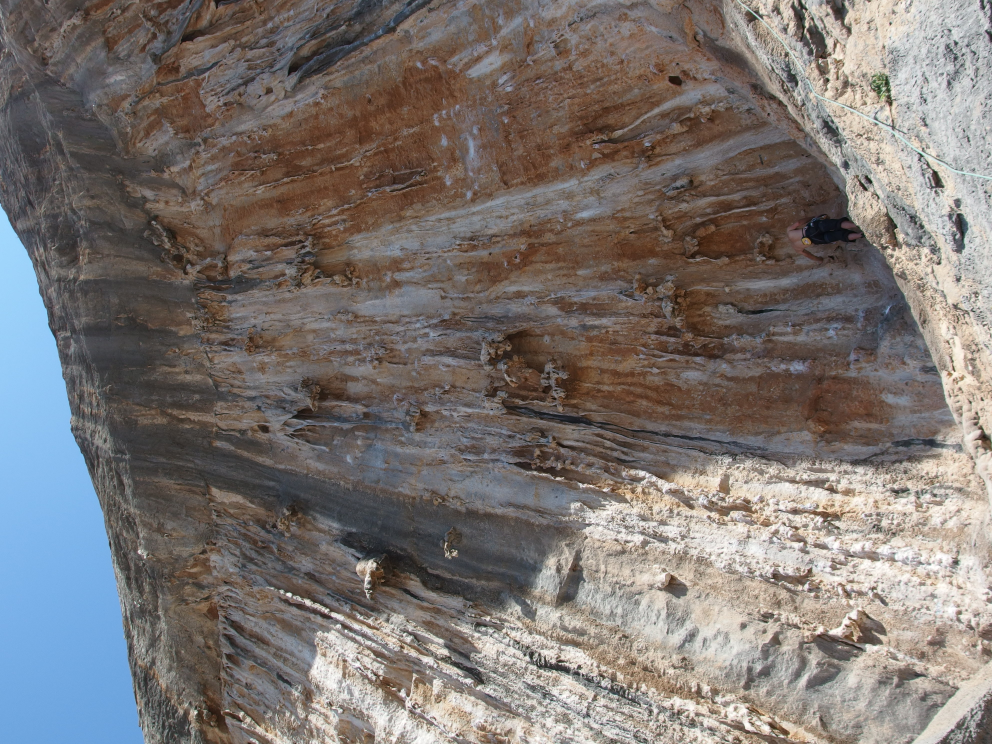
#> input picture misc/kalymnos_ghost-kitchen.JPG, 3968 x 2976 px (shown at 1/4 size)
$ python -i image_tiler.py   (imports and definitions only)   (Python 2 division)   (older library calls are emulated)
#> lines starting #> are read from the running program, lines starting #| are printed output that depends on the picture

def tile_image(src, dst, tile_width=256):
    """
    Tile an image for use in leafletjs
    Files will be save at dst/zoomlvl/x_direction/y_direction.png
    """
#> called with src = '../misc/kalymnos_ghost-kitchen.JPG', dst = 'out.png', tile_width = 256
    try:
        from PIL import Image, ExifTags
        import os
        import numpy as np
        #import ipdb;ipdb.set_trace()

        image = Image.open(src)
#> image is the input picture: PIL image 3968x2976 RGB; mean R, G, B 122.9, 116.6, 113.7

        # If we are dealing with a jpeg we read the exif data to see if it should be
        # rotated
        try:
            for orientation in ExifTags.TAGS.keys():
                if ExifTags.TAGS[orientation] == 'Orientation':
                    break
                exif = dict(image._getexif().items())

            if exif[orientation] == 3:
                image = image.rotate(180, expand=True)
            elif exif[orientation] == 6:
                image = image.rotate(270, expand=True)
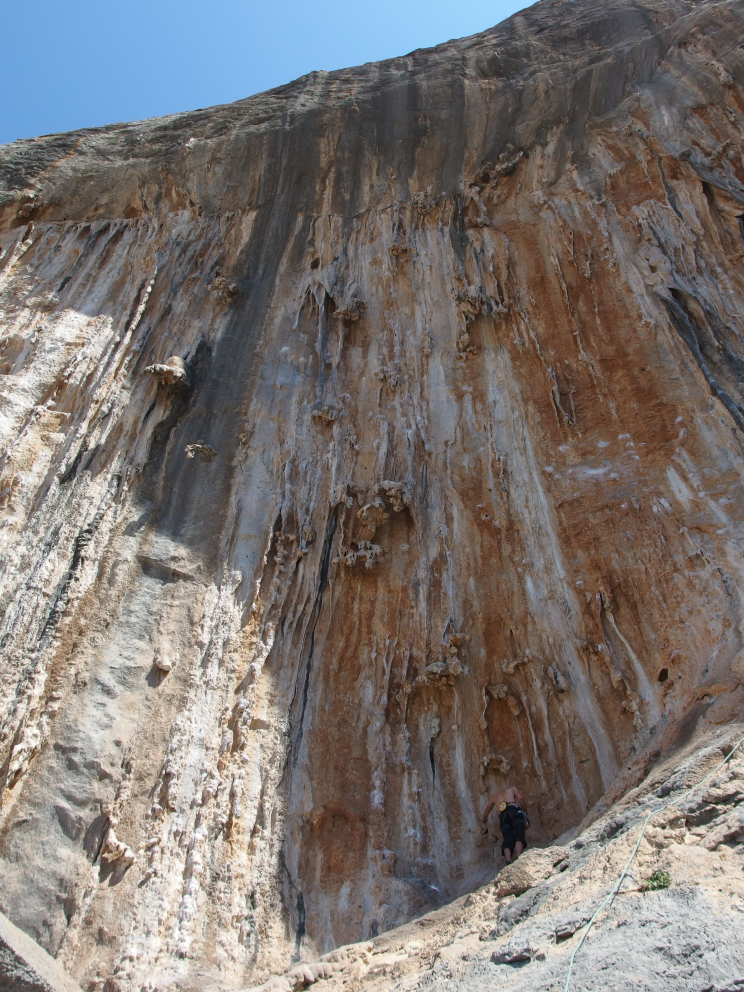
#> image: PIL image 2976x3968 RGB (shown at 1/4 size); mean R, G, B 122.9, 116.6, 113.7
            elif exif[orientation] == 8:
                image = image.rotate(90, expand=True)

        except:
            print "Could not read EXIF data from image {}.".format(src)


        width, height = image.size
#> width = 2976; height = 3968
        print(width, height)
#| 2976 3968

        if width >= height:
            # Compute new dimensions being a power of 2 in width while maintaining aspect ratio
            newwidth = np.int(2**np.ceil(np.log2(width)))
            wpercent = (newwidth/float(width))
            newheight = np.int(height*wpercent)
        else:
            # Compute new dimensions being a power of 2 in height while maintaining aspect ratio
            newheight = np.int(2**np.ceil(np.log2(height)))
#> newheight = 4096
            hpercent = (newheight/float(height))
#> hpercent = 1.03
            newwidth = np.int(width*hpercent)
#> newwidth = 3072

        image = image.resize((newwidth, newheight), Image.ANTIALIAS)
#> image: PIL image 3072x4096 RGB

        # Overwrite image with enlarged version
        image.save(src)

        # Convert Image to RGBA to use alpha channel to get transparent edge areas (where no image is defined)
        image2 = Image.new('RGBA', image.size)
#> image2: PIL image 3072x4096 RGBA; every value is 0
        image2.paste(image,(0,0))
        print( image2.size)
#| (3072, 4096)

        # Max number of zoom levels:
        zoom_levels = np.int( np.ceil( np.log2( np.max(image.size) /tile_width) ))
#> zoom_levels = 4
        print("Image Tiler zoom levels",zoom_levels)
#| Image Tiler zoom levels 4

        # Iterate over zoom levels and for each line of tiles in the image, crop tiles out of the temporary image and save it to disk
        for z in range(zoom_levels+1):
            dim2 = image2.size
            x2 = 0
            print("zloop:",z,':: current image size:',dim2)
            for x in range(0, dim2[0]- 1 , tile_width):
                y2 = 0
                for y in range( 0, dim2[1]- 1 , tile_width):
                    paths = [ str(dst), str(int(zoom_levels-z)), str(x2) ]
                    path=''
                    for p in paths:
                        path+=p+u'/'
                        if not os.path.exists(path): os.mkdir(path)

                    tile = image2.crop((x,y, x + tile_width, y + tile_width))
                    fname = u"/".join(paths)+u"/"+str(y2)+u".png"
                    tile.save(fname)
                    print(fname)
                    y2 = y2 + 1
                x2 = x2 + 1

            image2 = image2.resize((dim2[0]//2, dim2[1]//2), Image.ANTIALIAS)
#> this loop made 5 passes
#> pass 1, in tile_image, `tile.save(fname)`:
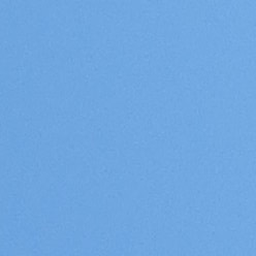
#> saved as 0.png: PIL image 256x256 RGBA; mean R, G, B, A 111.8, 167, 224, 255
#> pass 1, in tile_image, `tile.save(fname)`:
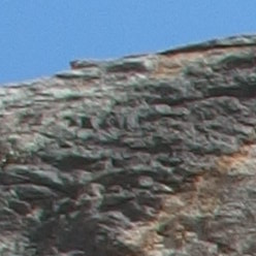
#> saved as 2.png: PIL image 256x256 RGBA; mean R, G, B, A 102, 112.8, 122.4, 255
#> pass 1, in tile_image, `tile.save(fname)`:
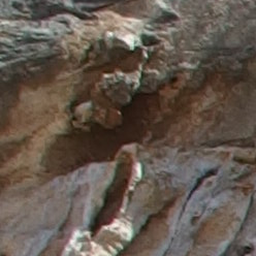
#> saved as 3.png: PIL image 256x256 RGBA; mean R, G, B, A 99.6, 87.7, 77.9, 255
#> after the loop:
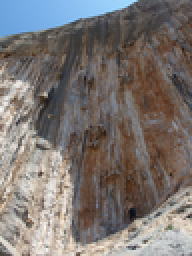
#> image2: PIL image 96x128 RGBA (shown 2 times larger); mean R, G, B, A 122.9, 116.6, 113.7, 255
#> after the loop:
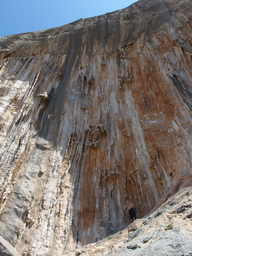
#> tile: PIL image 256x256 RGBA; mean R, G, B, A 92.2, 87.4, 85.2, 191.2; transparent parts drawn white
    except Exception as inst:
        print("Error occured in tile_image",inst)

>>> result = tile_image('../misc/kalymnos_ghost-kitchen.JPG', 'out.png')
